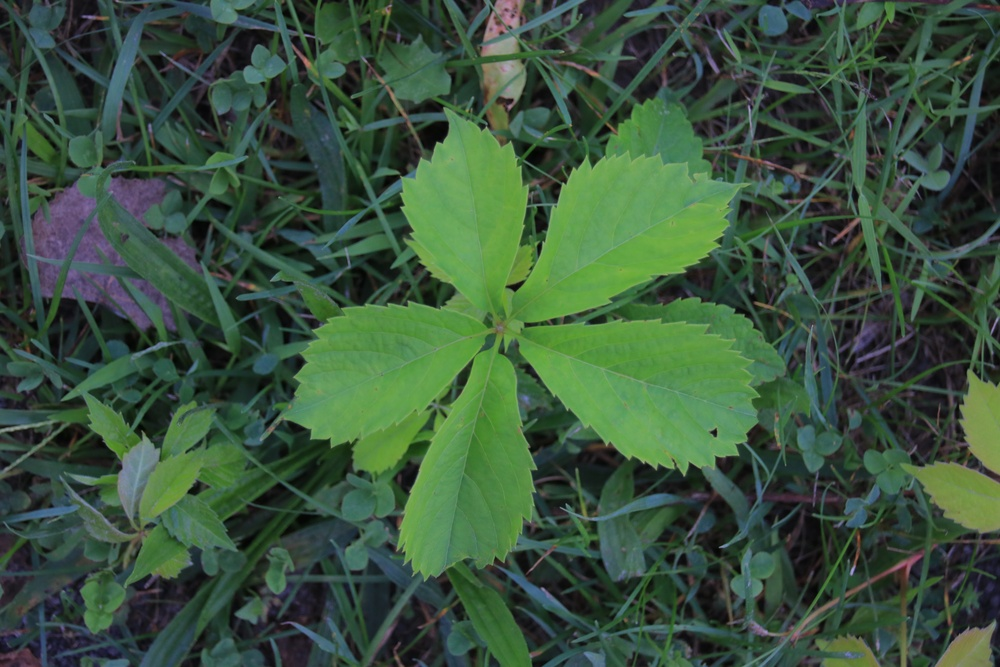
%> input picture HW_02_Divyank_Kulshrestha_DIR/IMG_2742_Virginia_Creeper.jpg, 1000 x 667 px, shrunk from 3984 x 2656 before the run
$ octave --eval "HW_02_Divyank_Kulshrestha;"   (GNU Octave 9; MATLAB toolbox functions it lacks are replaced by stand-ins)
%> lines starting %> are read from the running program, lines starting %| are printed output that depends on the picture; in (x1, y1, x2, y2) boxes, pixels count from 0 and x2, y2 are one past the last pixel; in counts of white or black regions, pixels touching at a corner belong together; the program's own positions count from 1
function HW_02_Divyank_Kulshrestha()
% Q1 - finding the version and license number
    ver;

% Q4 - virginia_creeper.jpg
    im = imread('IMG_2742_Virginia_Creeper.jpg');
%> im is the input picture: size 667x1000x3 uint8; mean R, G, B 58.1, 83.5, 61.3
    im_gray = im2double(im( 2:2:end, 2:2:end, 2) );
    threshold = 0.55;
    binary_im = im2bw(im_gray, threshold);
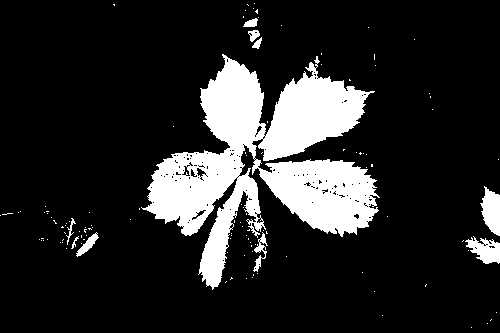
%> binary_im: size 333x500 logical; 15.6% white; 117 white regions (107 under 20 px), largest, box (x1, y1, x2, y2) and area: (141, 54, 380, 290) 23882, (480, 186, 500, 236) 659, (465, 236, 500, 264) 574
    figure;
    imshow(binary_im);

% Q5 - contrast enhancement
    im = imread('IMG_2548__Needs_Contrast_Enhancement.jpg');
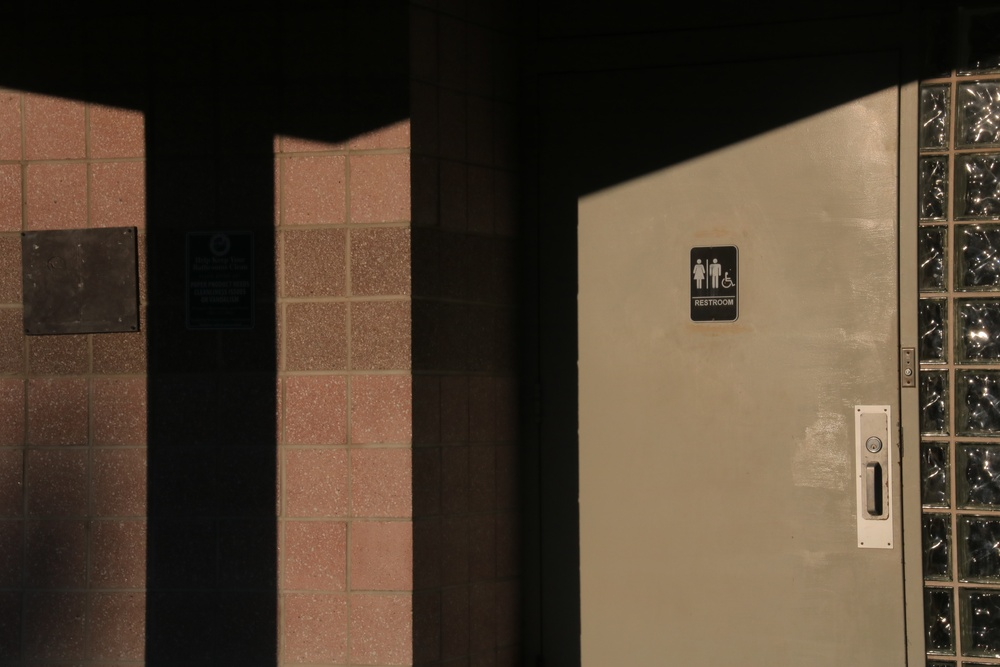
%> input picture HW_02_Divyank_Kulshrestha_DIR/IMG_2548__Needs_Contrast_Enhancement.jpg, 1000 x 667 px, shrunk from 3984 x 2656 before the run
%> im is the input picture: size 667x1000x3 uint8; mean R, G, B 78, 63.6, 48.5
    im_gray = im2double( im( 2:2:end, 2:2:end, 2) );
    im_equalized = histeq(im_gray);
    figure;
    imshow(im_equalized);

% Q6 - IVY against wild grape vines
    im = imread('IMG_2653_IVY_Against_Wild_Grape_Vines.jpg');
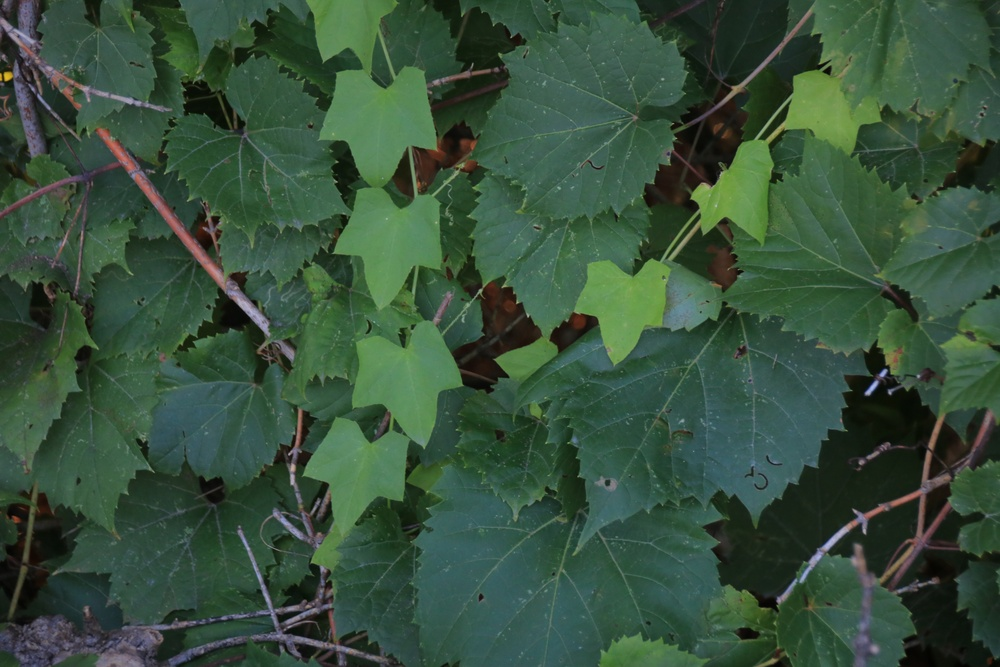
%> input picture HW_02_Divyank_Kulshrestha_DIR/IMG_2653_IVY_Against_Wild_Grape_Vines.jpg, 1000 x 667 px, shrunk from 3984 x 2656 before the run
%> im is the input picture: size 667x1000x3 uint8; mean R, G, B 54.9, 80.6, 60.1
    im_gray = im2double(im( 2:2:end, 2:2:end, 2) );
    threshold = 0.45;
    binary_im = im2bw(im_gray, threshold);
%> binary_im: size 333x500 logical; 11.3% white; 1014 white regions (983 under 20 px), largest, box (x1, y1, x2, y2) and area: (151, 0, 238, 286) 9392, (247, 16, 441, 190) 5453, (299, 316, 344, 333) 372
    figure;
    imshow(binary_im);

% Q7 - Deer with ears
    im = imread('IMG_2663_DEER_with_Ears_small.jpg');
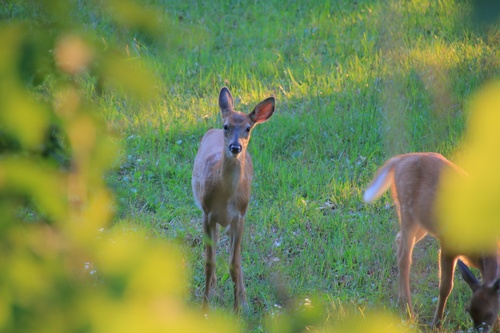
%> input picture HW_02_Divyank_Kulshrestha_DIR/IMG_2663_DEER_with_Ears_small.jpg, 500 x 333 px, shrunk from 1992 x 1328 before the run
%> im is the input picture: size 333x500x3 uint8; mean R, G, B 115.9, 136.6, 79.6
    im_db = im2double(im);

% 7(a) trying the red channel
    figure;
    imagesc( im_db(:,:,1) );
    colormap(gray(256));
    axis image;

% 7(b) trying the green channel
    figure;
    imagesc( im_db(:,:,2) );
    colormap(gray(256));
    axis image;

% 7(c) trying the blue channel
    figure;
    imagesc( im_db(:,:,3) );
    colormap(gray(256));
    axis image;

% 7(d) trying rgb2gray
    im_gray = rgb2gray( im_db );
    figure;
    imshow(im_gray);

% 7(e) compute yellowness
    im_yellow = ( im_db(:,:,1) + im_db(:,:,2) - 2 * im_db(:,:,3 ) )/ 2;
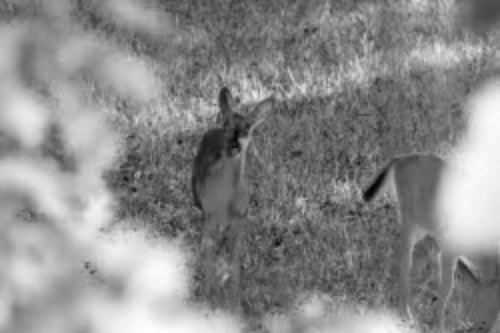
%> im_yellow: size 333x500 double; min -0.345, max 0.624, mean 0.183; drawn with min black and max white
    figure;
    imshow(im_yellow);

% 7(f) trying whatever
    im_whatever = ( im_db(:,:,1) + im_db(:,:,3) - 2 * im_db(:,:,2 ) )/ 2;
    figure;
    imshow(im_whatever);

% 7(g) trying whatever
    im_whatever = ( im_db(:,:,2) + im_db(:,:,3) - 2 * im_db(:,:,1 )) / 2;
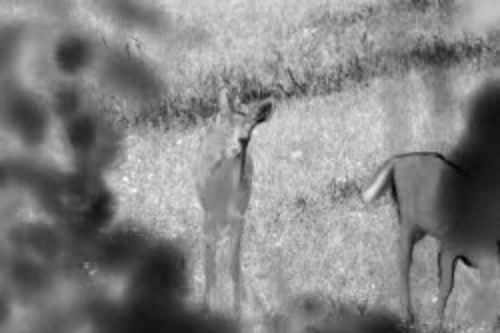
%> im_whatever: size 333x500 double; min -0.431, max 0.337, mean -0.0306; drawn with min black and max white
    figure;
    imshow(im_whatever);
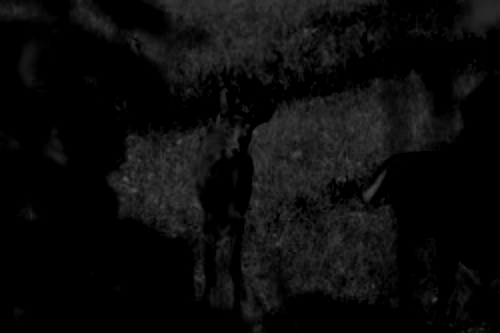
%> displayed picture: size 333x500, on the screen's scale of 0 to 255; min 0, max 86, mean 11.5

end
